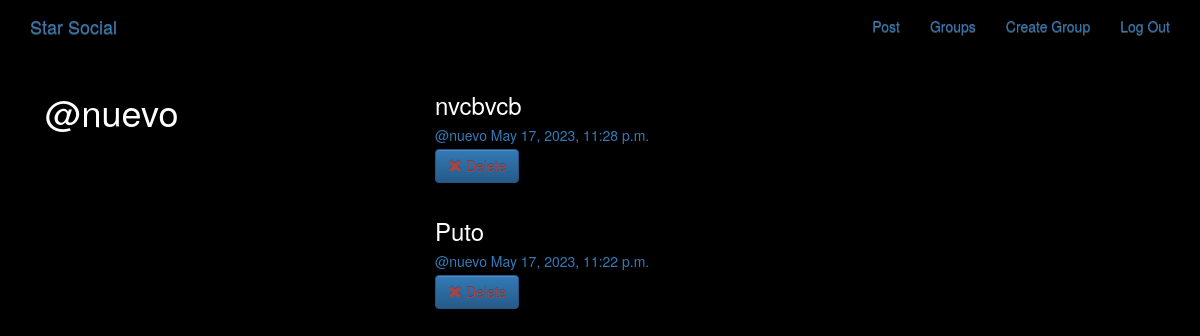
The app's page /post/by/nuevo/ (signed in), older data.
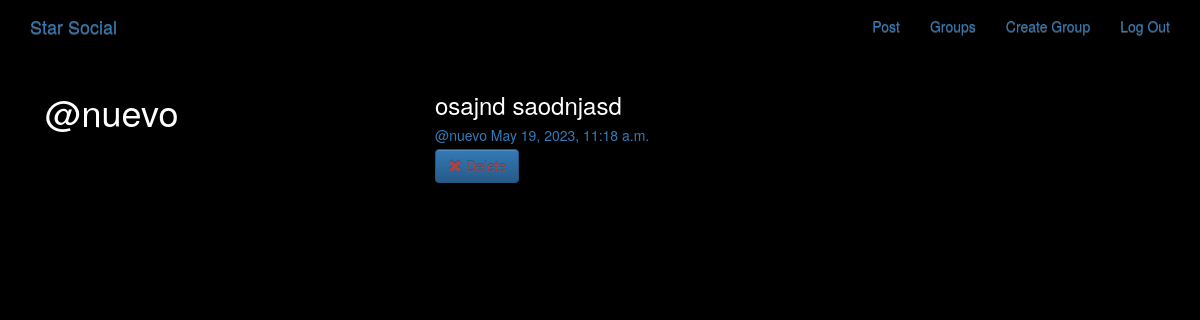
The same page, newer data.
### posts/models.py (models this page shows, shortened)
class Post(models.Model):
    user = models.ForeignKey(User, related_name='posts', on_delete=models.CASCADE)
    created_at = models.DateTimeField(auto_now=True)
    message = models.TextField()
    message_html = models.TextField(editable=False)
    group = models.ForeignKey(Group, related_name='posts', null=True, blank=True, on_delete=models.CASCADE)
    class Meta:
        ordering = ['-created_at']
        unique_together = ['user', 'message']

### posts/views.py (the view)
# urls.py: path('by/<str:username>/', views.UserPosts.as_view(), name='for_user'),
class UserPosts(generic.ListView):
    model = models.Post
    template_name = 'posts/user_post_list.html'
    def get_queryset(self):
        try:
            self.post_user = User.objects.prefetch_related('posts').get(username__iexact=self.kwargs.get('username'))
        except User.DoesNotExist:
            raise Http404
        else:
            return self.post_user.posts.all()
    def get_context_data(self, **kwargs):
        context = super().get_context_data(**kwargs)
        context['post_user'] = self.post_user
        return context

### posts/templates/posts/user_post_list.html
{% extends 'posts/post_base.html' %}
{% block prepost %}
    <div class="col-md-4">
        <h1>@{{ post_user.username }}</h1>
    </div>
{% endblock %}
{% block post_content %}
    <div class="col-md-8">
        {% for post in post_list %}
            {% include 'posts/_post.html' %}
        {% endfor %}
    </div>
{% endblock %}

### posts/templates/posts/post_base.html (shortened to what this page needs)
{% extends 'base.html' %}
{% block content %}
<div class="post-page">
    <div class="container">
        <div class="row">
            {% block prepost %}{% endblock %}
            {% block post_content %}{% endblock %}
        </div>
    </div>
</div>
{% endblock %}

### templates/base.html (shortened to what this page needs)
<!DOCTYPE html>
{% load static %}
<html lang="en">
<head>
    <link rel="stylesheet" href="https://maxcdn.bootstrapcdn.com/bootstrap/3.3.7/css/bootstrap.min.css">
    <link rel="stylesheet" href="https://maxcdn.bootstrapcdn.com/bootstrap/3.3.7/css/bootstrap-theme.min.css">
    <link rel="stylesheet" href={% static 'simplesocial/css/master.css' %}>
</head>
<body>
<nav class="navbar mynav" role="navigation" id="navbar">
    <div class="container">
        <a class="navbar-brand mynav" href={% url 'home' %}>Star Social</a>
        <ul class="nav navbar-nav navbar-right">
            {% if user.is_authenticated  %}
                <li><a href={% url 'posts:create' %}>Post</a></li>
                <li><a href={% url 'groups:all' %}>Groups</a></li>
                <li><a href={% url 'groups:create' %}>Create Group</a></li>
                <li><a href={% url 'accounts:logout' %}>Log Out</a></li>
            {% else %}
                <li><a href={% url 'groups:all' %}>Groups</a></li>
                <li><a href={% url 'accounts:login' %}>Log in</a></li>
                <li><a href={% url 'accounts:signup' %}>Sign Up</a></li>
            {% endif %}
        </ul>
    </div>
</nav>
<div class="container mycontent">
{% block content %}
{% endblock %}
</div>
</body>
</html>

### posts/templates/posts/_post.html
    <div class="post media">
        <h3>{{ post.message_html|safe }}</h3>
        <div class="media-body">
            <h5 class="media-heading">
    <span class="username">
    <a href={% url 'posts:for_user' username=post.user.username %}>@{{ post.user.username }}</a>
    </span>
                <time class="time">
                    <a href={% url 'posts:single' username=post.user.username pk=post.pk %}>{{ post.created_at }}</a>
                </time>
            </h5>
            <div class="media-footer">
                {% if user.is_authenticated and post.user == user %}
                    <a title="Delete" class="btn btn-primary" href={% url 'posts:delete' pk=post.pk %}>
                        <span class="glyphicon glyphicon-remove text-danger" aria-hidden="true"></span>
                        <span class="text-danger icon-label">Delete</span>
                    </a>
                {% endif %}
            </div>
        </div>
    </div>

### static/simplesocial/css/master.css (style rules this page uses)
body { margin: 0; overflow: hidden; background-color: black; color:white; }

Row changes from the older to the newer data that the page shows:
removed Post: message_html "nvcbvcb", user.username "nuevo", created_at "May 17, 2023, 11:28 p.m.", shows "Delete"
removed Post: message_html "Puto", user.username "nuevo", created_at "May 17, 2023, 11:22 p.m.", shows "Delete"
added Post: message_html "osajnd saodnjasd", user.username "nuevo", created_at "May 19, 2023, 11:18 a.m.", shows "Delete"
